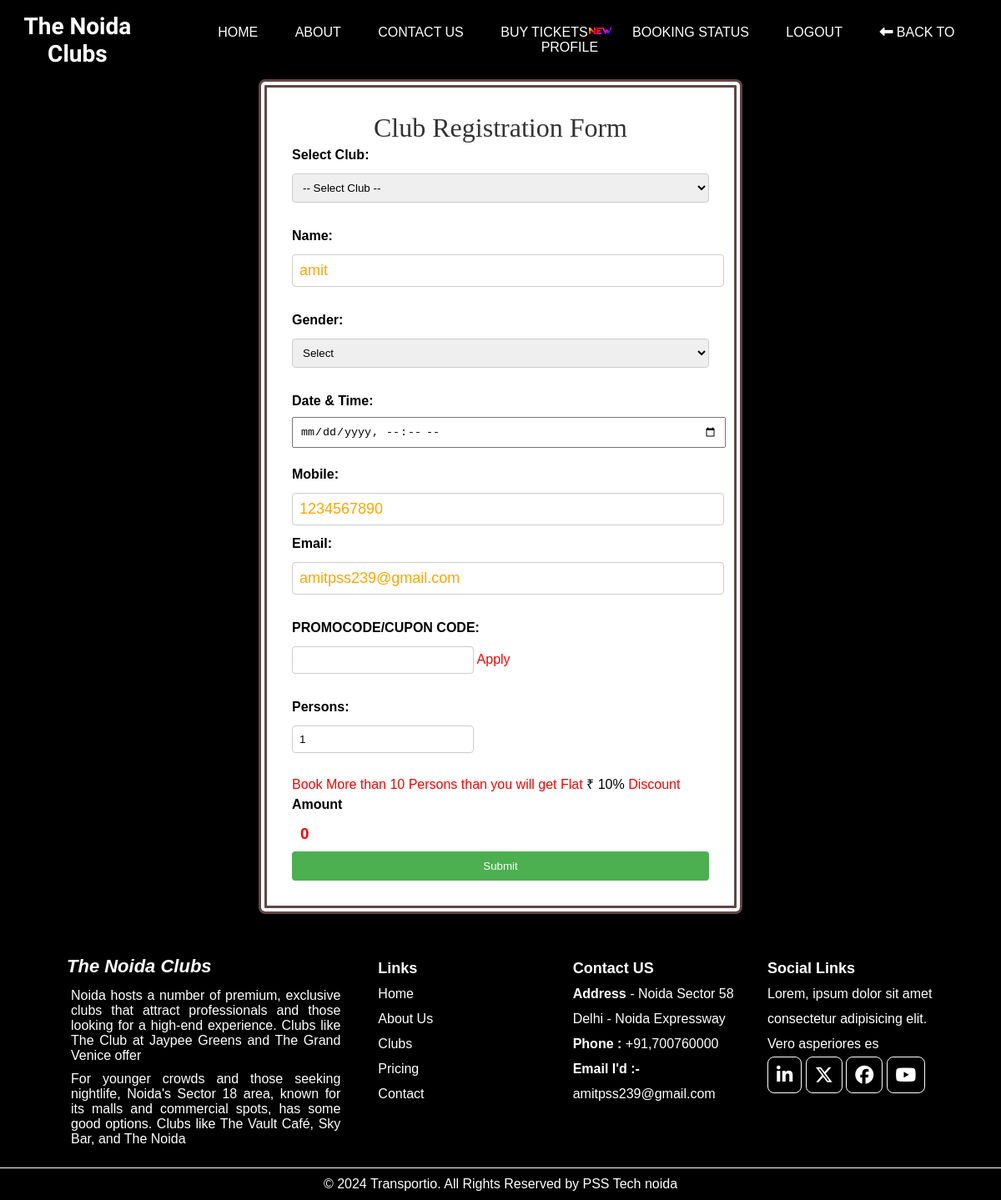
Page /Html/CustomerTicketBooking.php (signed in) on the committed database.
### tables this page shows
CREATE TABLE `customerreg` (
  `Sr` int(10) NOT NULL,
  `Customer_Name` varchar(255) NOT NULL,
  `email` varchar(255) NOT NULL,
  `mobile` int(11) NOT NULL,
  `Password` varchar(255) NOT NULL,
  `Address` varchar(255) NOT NULL
);

### Html/CustomerTicketBooking.php (the view, shortened to what this page needs)
<!DOCTYPE html>
<html  lang="en">
<head>
    <link rel="stylesheet" href="../css/buytickets.css">
    <link rel="stylesheet" href="https://cdnjs.cloudflare.com/ajax/libs/font-awesome/6.6.0/css/all.min.css">
    <link rel="stylesheet" href="https://cdnjs.cloudflare.com/ajax/libs/font-awesome/6.6.0/css/all.min.css">
</head>
<body>
<nav>
        <h4 id="thenoida">The Noida Clubs</h4>
        <div class="ancher">
        <a href="index.php">Home</a>
        <a href="about.php">About</a>
        <a href="contact.php">Contact Us</a>
        <a href="../Html/buyticket.php">Buy Tickets</a><img src="../image/new.gif" alt="">
        <a href="status.php" id="status">Booking Status</a>
        <a href="logoutCustomer.php">Logout</a>
        <a href="CustomerProfile.php"><i class="fa-solid fa-left-long"></i> Back To Profile</a>
        </div>
    </nav>
    <?php
include("db.php");
$user = $_SESSION['user'];
$query = $conn->prepare("SELECT Customer_Name, email, mobile FROM customerreg WHERE email = ?");
$query->bind_param("s", $user['email']);
$query->execute();
$result1 = $query->get_result();
if ($name = $result1->fetch_assoc()) {
    $namee = $name['Customer_Name'];
    $gmail = $name['email'];
    $mobile = $name['mobile'];
}
?>
<div class="form-container">
    <h1>Club Registration Form</h1>
    <form id="registrationForm" action="" method="POST">
        <label for="club_name">Select Club:</label>
        <select id="club" name="club" required onchange="this.form.submit()">
            <option value="">-- Select Club --</option>
        </select><br><br>
        <label for="name">Name:</label>
        <input type="text" id="name" name="name" readonly required value="<?php echo htmlspecialchars($namee); ?>" ><br><br>
        <label for="gender">Gender:</label>
        <select id="gender" name="gender" required>
            <option value="" selected>Select</option>
        </select><br><br>
        <label for="date">Date & Time:</label>
        <input type="datetime-local" id="date" name="date" required><br><br>
        <label for="mobile">Mobile:</label>
        <input type="text" id="mobile" name="mobile" value="<?php echo htmlspecialchars($mobile); ?>" readonly placeholder="Enter your Phone" minlength="10" maxlength="10"
oninput="this.value = this.value.replace(/[^0-9]/g, '');" title="Please enter a valid 10-digit phone number">
        <label for="email">Email:</label>
        <input type="email" id="email" name="email" required readonly value="<?php echo htmlspecialchars( $gmail); ?>"><br><br>
        <label for="promocode">PROMOCODE/CUPON CODE:</label>
            <input type="text" id="promocode" name="promocode"> <span id="promo" onclick="apply()">Apply
            </span><br><br>
        <label for="Persons">Persons:</label>
        <input type="number" name="count" id="person" required value="1"><br><br>
        <span style="color:red" id="duscoun">Book More than 10 Persons than you will get Flat <span>&#x20B9; 10%</span> Discount</span>
        <label for="singleEntry">Amount</label>
        <h3 id="amount" name="amount"></h3>
        <button type="submit">Submit</button>
    </form>
</div>
    <div class="footer">
        <div class="fleft">
            <h4>The Noida Clubs</h4>
            <p>Noida hosts a number of premium, exclusive clubs that attract professionals and those looking for a
                high-end experience. Clubs like The Club at Jaypee Greens and The Grand Venice offer </p>
            <p>For younger crowds and those seeking nightlife, Noida's Sector 18 area, known for its malls and
                commercial spots, has some good options. Clubs like The Vault Café, Sky Bar, and The Noida </p>
        </div>
        <div class="fright">
            <ul>
                <span>Links</span>
                <li>Home</li>
                <li>About Us</li>
                <li>Clubs</li>
                <li>Pricing</li>
                <li>Contact</li>
            </ul>
            <ul>
                <span>Contact US</span>
                <li><b>Address</b> - Noida Sector 58 </li>
                <li>Delhi - Noida Expressway </li>
                <li><b>Phone :</b> +91,700760000</li>
                <li><b>Email I'd :-</b>amitpss239@gmail.com</li>
            </ul>
            <ul>
                <span>Social Links</span>
                <li>Lorem, ipsum dolor sit amet consectetur adipisicing elit. Vero asperiores es</li>
                <li><a href="#"><i class="fa-brands fa-linkedin-in"></i></a>
                    <a href="#"><i class="fa-brands fa-x-twitter"></i></a>
                    <a href="#"><i class="fa-brands fa-facebook"></i></a>
                    <a href="#"><i class="fa-brands fa-youtube"></i></a>
                </li>
            </ul>
        </div>
    </div>
    <div class="ftext">
        <p>© 2024 Transportio. All Rights Reserved by PSS Tech noida </p>
    </div>
</body>
</html>

### css/buytickets.css (style rules this page uses)
* { padding: 0; margin: 0; }
nav { background-color: black; padding: 10px; text-align: center; height: 75px; display: flex; align-items: center; justify-content: center; }
nav img { margin-top: -15px; margin-left: -21px; }
nav a { color: white; padding: 14px 20px; text-decoration: none; text-transform: uppercase; }
nav h4 { font-size: 28px; color: white; position: absolute; left: 10px; font-family: "Dancing Script", cursive; font-optical-sizing: auto; font-style: normal; }
.footer { background-color: black; color: white; display: flex; }
.fleft { width: 30%; margin-left: 5%; padding: 20px; }
.fleft p { padding: 5px; text-align: justify; }
.fleft h4 { font-size: 22px; margin-bottom: 8px; font-style: italic; }
.fright { display: flex; justify-content: space-between; text-align: center; margin-right: 5%; width: 60%; padding: 20px; }
.fright ul { list-style-type: none; line-height: 30px; text-align: left; width: 30%; }
.fright span { font-weight: bold; font-size: 18px; }
.fa-brands { font-size: 22px; color: white; padding: 10px; border: .2px solid white; border-radius: 8px; }
.ftext { text-align: center; background-color: black; color: white; padding: 10px; }
.form-container { width: 50%; margin: auto; padding: 20px; border: 1px solid #ccc; border-radius: 8px; }
.form-container h1 { font-family: "PT Serif", serif; font-weight: 400; font-style: normal; }
label { display: block; font-weight: bold; }
input, select { width: 100%; padding: 8px; margin-top: 5px; }
body { font-family: Arial, sans-serif; background-color: black; }
.form-container { background-color: #fff; padding: 30px; border-radius: 8px; border: 10px double rgb(97, 70, 70); max-width: 500px; margin: auto; margin-bottom: 30px; }
h1 { text-align: center; color: #333; }
label { font-size: 16px; margin: 5px 0; }
input[type="text"], input[type="email"], input[type="number"], select { width: 100%; padding: 8px; margin: 8px 0; border: 1px solid #ccc; border-radius: 4px; }
button { background-color: #4CAF50; color: white; padding: 10px 20px; border: none; border-radius: 4px; cursor: pointer; width: 100%; }
#amount { color: red; padding: 10px; }
input[type=number] { width: 40%; }

### Html/CustomerTicketBooking.php (style rules this page uses)
#promocode { width: 40%; }
#promo { color: red; cursor: pointer; }
#duscoun span { color: black; }
.ancher { margin-left: 20px; flex: 6; }
nav { display: flex; }
#thenoida { flex: 1; position: relative; left: 0; }
input:read-only { font-size: 18px; color: orange; }

### rows in the picture
customerreg: name "amit", mobile "1234567890", email "amitpss239@gmail.com"
